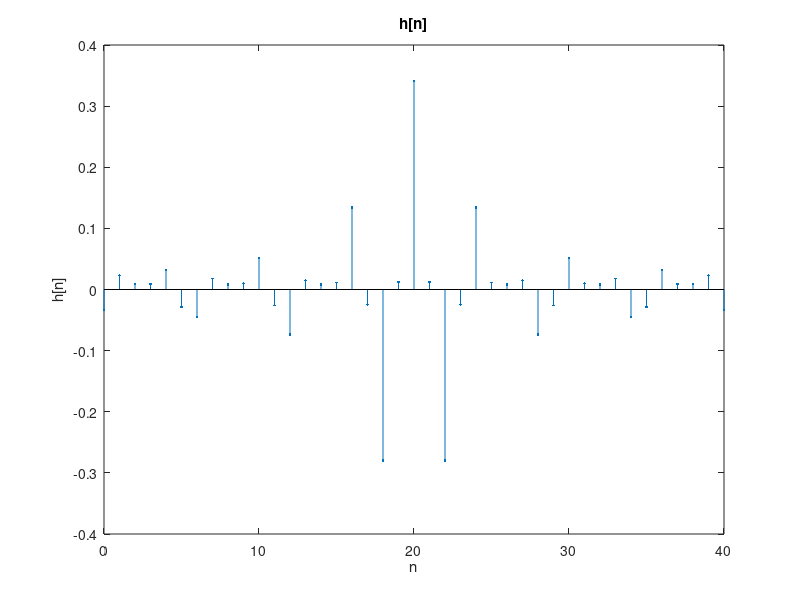
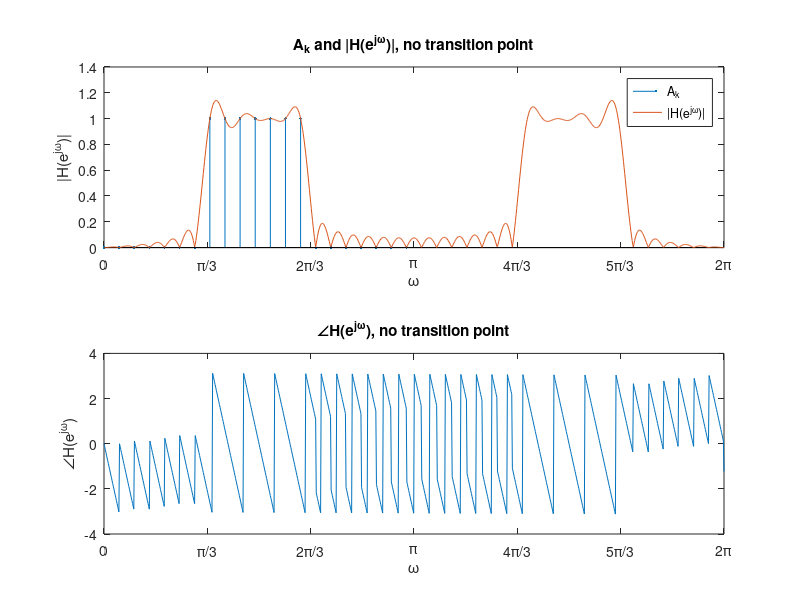
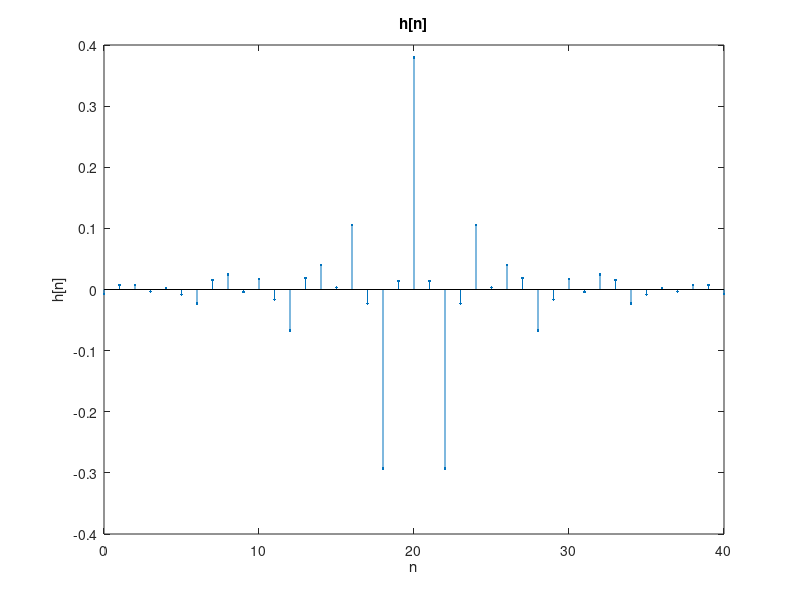
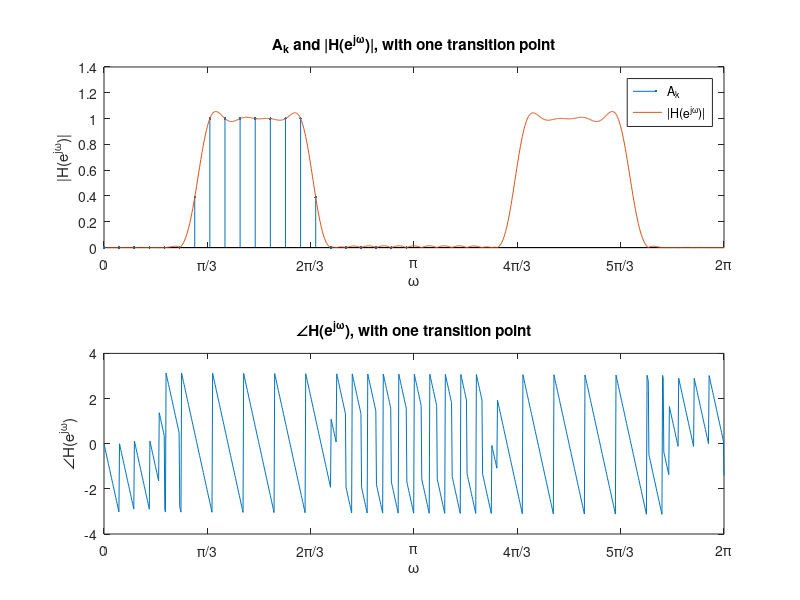

Write the MATLAB code that produced these figures, in order.
clc;
clear;
close;

N = 41;
M = (N-1)/2;
k = 0:M;
w = k*2*pi/N;
Ak = 1*(w>=pi/3 & w<=2*pi/3);

hn = (Ak(1) + sum(2*Ak(2:end)'.*cos(2*pi*((0:N-1)-M).*k(2:end)'/N),1))/N;
omega = linspace(0,2*pi,1e3);
H = sum(hn'.*exp(-1i*(0:N-1)'.*omega),1);
figure(1);
stem((0:N-1),hn,'.');
title('h[n]');
xlabel('n');
ylabel('h[n]');
figure(2);
subplot(2,1,1);
stem(w,Ak,'.');
hold on;
plot(omega,abs(H));
title('A_k and |H(e^{j\omega})|, no transition point');
xlabel('\omega');
ylabel('|H(e^{j\omega})|');
xlim([0,2*pi]);
legend('A_k', '|H(e^{j\omega})|');
set(gca,'XTick',0:pi/3:2*pi);
set(gca,'XTickLabel',{'0','\pi/3','2\pi/3','\pi','4\pi/3','5\pi/3','2\pi'});
subplot(2,1,2);
plot(omega,angle(H));
title('\angleH(e^{j\omega}), no transition point');
xlabel('\omega');
ylabel('\angleH(e^{j\omega})');
xlim([0,2*pi]);
set(gca,'XTick',0:pi/3:2*pi);
set(gca,'XTickLabel',{'0','\pi/3','2\pi/3','\pi','4\pi/3','5\pi/3','2\pi'});

Ak(find(w<pi/3,1,"last")) = 0.3904;
Ak(find(w>2*pi/3,1,"first")) = 0.3904;
hn = (Ak(1) + sum(2*Ak(2:end)'.*cos(2*pi*((0:N-1)-M).*k(2:end)'/N),1))/N;
H = sum(hn'.*exp(-1i*(0:N-1)'.*omega),1);
figure(3);
stem((0:N-1),hn,'.');
title('h[n]');
xlabel('n');
ylabel('h[n]');
figure(4);
subplot(2,1,1);
stem(w,Ak,'.');
hold on;
plot(omega,abs(H));
title('A_k and |H(e^{j\omega})|, with one transition point');
xlabel('\omega');
ylabel('|H(e^{j\omega})|');
xlim([0,2*pi]);
legend('A_k', '|H(e^{j\omega})|');
set(gca,'XTick',0:pi/3:2*pi);
set(gca,'XTickLabel',{'0','\pi/3','2\pi/3','\pi','4\pi/3','5\pi/3','2\pi'});
subplot(2,1,2)
plot(omega,angle(H));
title('\angleH(e^{j\omega}), with one transition point');
xlabel('\omega');
ylabel('\angleH(e^{j\omega})');
xlim([0,2*pi]);
set(gca,'XTick',0:pi/3:2*pi);
set(gca,'XTickLabel',{'0','\pi/3','2\pi/3','\pi','4\pi/3','5\pi/3','2\pi'});

Ak(find(w<pi/3,2,"last")) = [1/4 3/4];
Ak(find(w>2*pi/3,2,"first")) = [3/4 1/4];
hn = (Ak(1) + sum(2*Ak(2:end)'.*cos(2*pi*((0:N-1)-M).*k(2:end)'/N),1))/N;
H = sum(hn'.*exp(-1i*(0:N-1)'.*omega),1);
figure(5);
stem((0:N-1),hn,'.');
title('h[n]');
xlabel('n');
ylabel('h[n]');
figure(6);
subplot(2,1,1);
stem(w,Ak,'.');
hold on;
plot(omega,abs(H));
title('A_k and |H(e^{j\omega})|, with one transition point');
xlabel('\omega');
ylabel('|H(e^{j\omega})|');
xlim([0,2*pi]);
legend('A_k', '|H(e^{j\omega})|');
set(gca,'XTick',0:pi/3:2*pi);
set(gca,'XTickLabel',{'0','\pi/3','2\pi/3','\pi','4\pi/3','5\pi/3','2\pi'});
subplot(2,1,2);
plot(omega,angle(H));
title('\angleH(e^{j\omega}), N=41 with two transition points');
xlabel('\omega');
ylabel('\angleH(e^{j\omega})');
xlim([0,2*pi]);
set(gca,'XTick',0:pi/3:2*pi);
set(gca,'XTickLabel',{'0','\pi/3','2\pi/3','\pi','4\pi/3','5\pi/3','2\pi'});